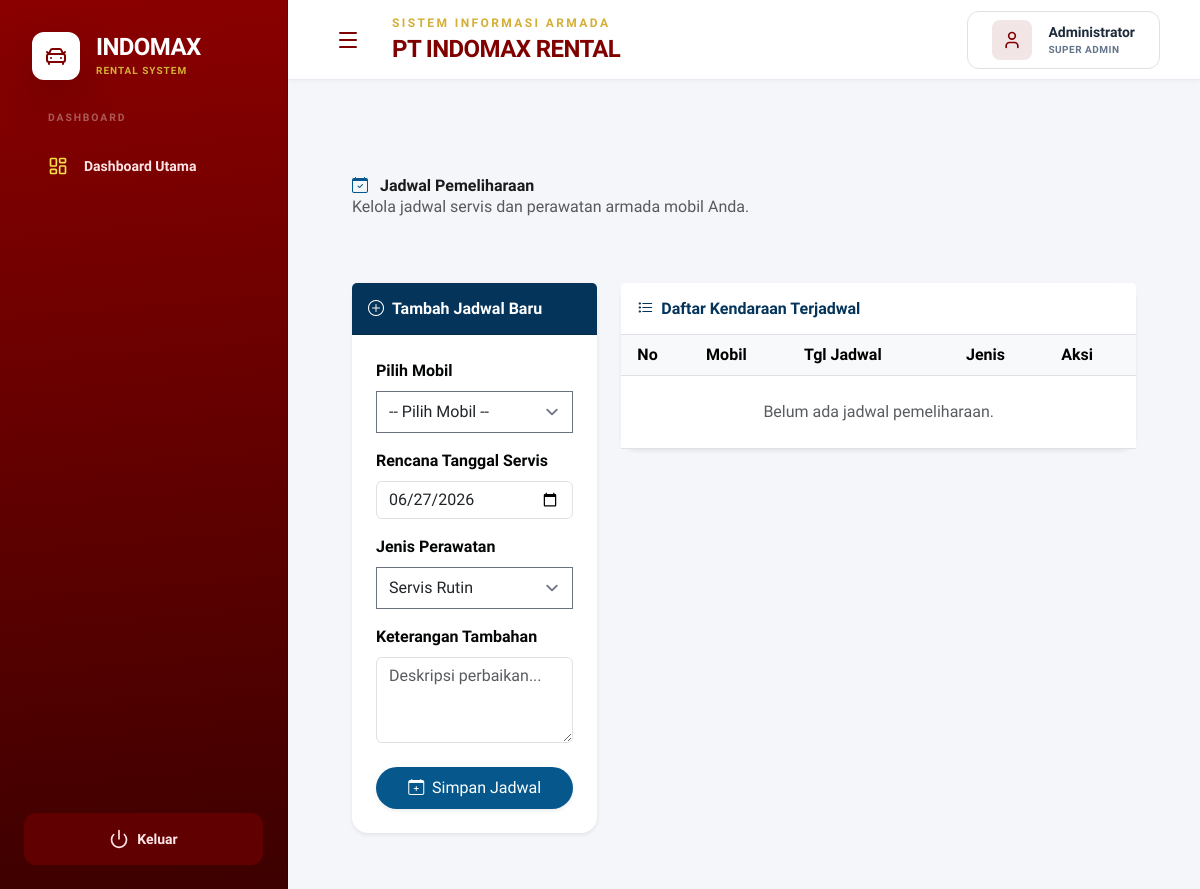
The app's page /Admin/jadwal_service.php, older data.
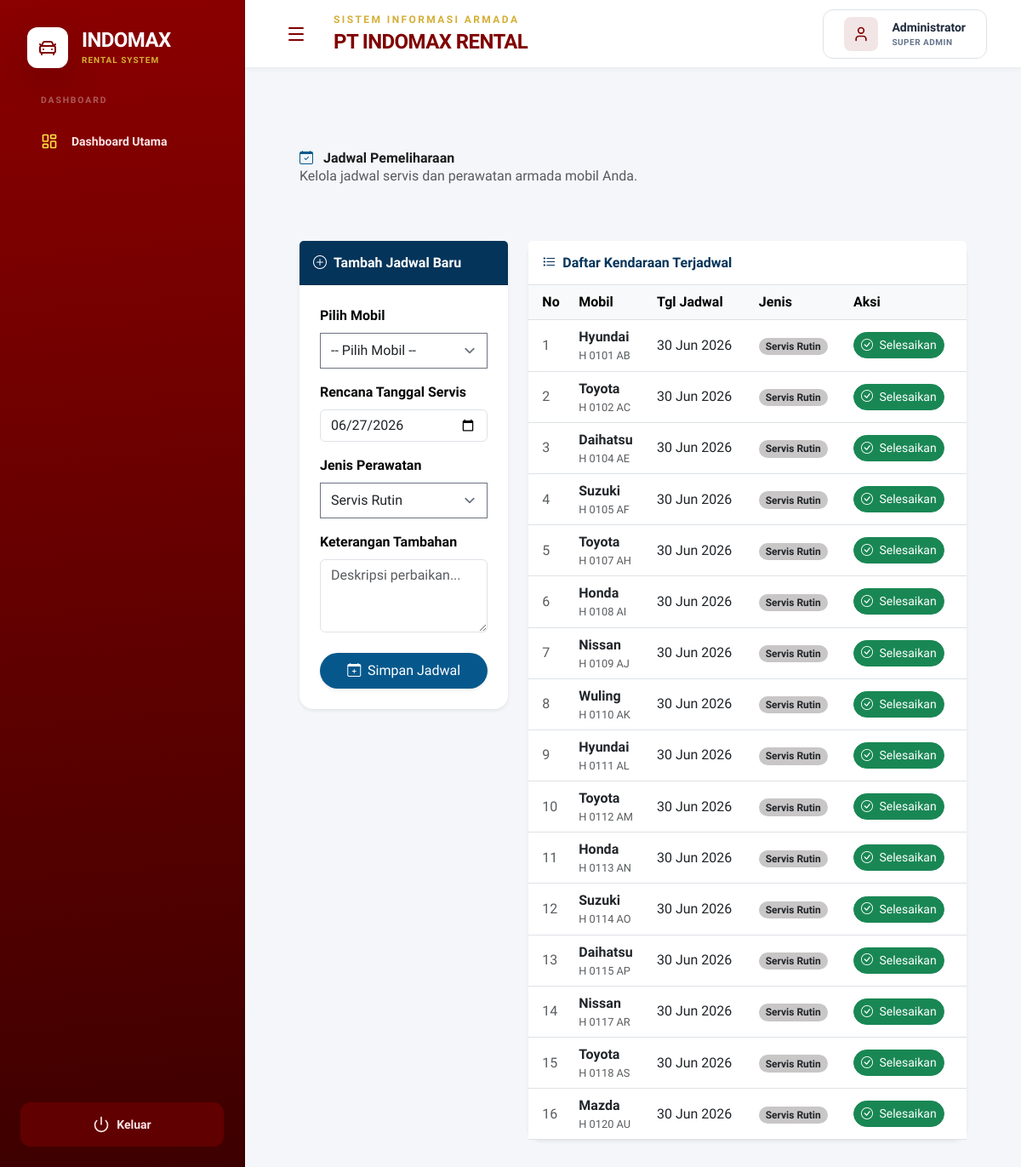
The same page, newer data.
### tables this page shows
CREATE TABLE `pemeliharaan` (
  `id_pemeliharaan` int(11) NOT NULL,
  `kode_mobil` varchar(10) NOT NULL,
  `tanggal_pemeliharaan` date NOT NULL,
  `jenis_pemeliharaan` enum('Servis Rutin','Perbaikan Kerusakan','Ganti Ban','Ganti Oli','Lainnya') NOT NULL,
  `biaya_pemeliharaan` decimal(12,2) NOT NULL,
  `keterangan` text DEFAULT NULL,
  `status` enum('terjadwal','selesai') DEFAULT 'terjadwal'
);

CREATE TABLE `mobil` (
  `kode_mobil` varchar(10) NOT NULL,
  `merk` varchar(50) DEFAULT NULL,
  `jenis` varchar(50) DEFAULT NULL,
  `nopol` varchar(15) DEFAULT NULL,
  `tarif_per_hari` decimal(10,2) DEFAULT NULL,
  `status_mobil` enum('tersedia','disewa') DEFAULT 'tersedia',
  `Gambar` varchar(255) NOT NULL,
  `Unit_Tersedia` int(10) UNSIGNED NOT NULL,
  `tarif_12_dalam` decimal(10,2) DEFAULT NULL,
  `tarif_12_luar` decimal(10,2) DEFAULT NULL,
  `tarif_24_dalam` decimal(10,2) DEFAULT NULL,
  `tarif_24_luar` decimal(10,2) DEFAULT NULL,
  `is_deleted` tinyint(1) NOT NULL DEFAULT 0
);

### Admin/jadwal_service.php (the view, shortened to what the changed rows need)
<?php
include 'navbar.php';
include 'koneksi.php';
$jadwal = mysqli_query($conn, "SELECT p.*, m.merk, m.nopol FROM pemeliharaan p JOIN mobil m ON p.kode_mobil = m.kode_mobil WHERE p.status = 'terjadwal' ORDER BY p.tanggal_pemeliharaan ASC");
?>
<div class="row px-4">
    <div class="col-lg-8">
        <div class="card border-0 shadow-sm rounded-4">
            <div class="card-body p-0">
                <div class="table-responsive">
                    <table class="table table-hover align-middle mb-0">
                        <thead class="table-light">
                            <tr>
                                <th class="ps-3">No</th>
                                <th>Mobil</th>
                                <th>Tgl Jadwal</th>
                                <th>Jenis</th>
                                <th>Aksi</th>
                            </tr>
                        </thead>
                        <tbody>
                            <?php
                            $no = 1;
                            if ($jadwal && mysqli_num_rows($jadwal) > 0) {
                                while($r = mysqli_fetch_assoc($jadwal)) {
                            ?>
                            <tr>
                                <td class="ps-3 text-muted"><?= $no++; ?></td>
                                <td>
                                    <span class="fw-bold"><?= htmlspecialchars($r['merk']); ?></span>
                                    <small class="text-muted d-block"><?= htmlspecialchars($r['nopol']); ?></small>
                                </td>
                                <td><?= date('d M Y', strtotime($r['tanggal_pemeliharaan'])); ?></td>
                                <td>
                                    <span class="badge rounded-pill text-dark" style="background-color:#c8c6c6;">
                                        <?= htmlspecialchars($r['jenis_pemeliharaan']); ?>
                                    </span>
                                </td>
                                <td>
                                    <button class="btn btn-sm btn-success rounded-pill" data-bs-toggle="modal" data-bs-target="#modalSelesai<?= $r['id_pemeliharaan'] ?>">
                                        <i class="bi bi-check-circle me-1"></i> Selesaikan
                                    </button>
                                </td>
                            </tr>
                            <?php
                                }
                            } else {
                                echo "<tr><td colspan='5' class='text-center py-4 text-muted'>Belum ada jadwal pemeliharaan.</td></tr>";
                            }
                            ?>
                        </tbody>
                    </table>
                </div>
            </div>
        </div>
    </div>
</div>
</main>
</div>
</body>
</html>

Row changes from the older to the newer data that the page shows:
added pemeliharaan: kode_mobil.merk "Hyundai", kode_mobil.nopol "H 0101 AB", tanggal_pemeliharaan "30 Jun 2026", jenis_pemeliharaan "Servis Rutin"
added pemeliharaan: kode_mobil.merk "Toyota", kode_mobil.nopol "H 0102 AC", tanggal_pemeliharaan "30 Jun 2026", jenis_pemeliharaan "Servis Rutin"
added pemeliharaan: kode_mobil.merk "Daihatsu", kode_mobil.nopol "H 0104 AE", tanggal_pemeliharaan "30 Jun 2026", jenis_pemeliharaan "Servis Rutin"
added pemeliharaan: kode_mobil.merk "Suzuki", kode_mobil.nopol "H 0105 AF", tanggal_pemeliharaan "30 Jun 2026", jenis_pemeliharaan "Servis Rutin"
added pemeliharaan: kode_mobil.merk "Toyota", kode_mobil.nopol "H 0107 AH", tanggal_pemeliharaan "30 Jun 2026", jenis_pemeliharaan "Servis Rutin"
added pemeliharaan: kode_mobil.merk "Honda", kode_mobil.nopol "H 0108 AI", tanggal_pemeliharaan "30 Jun 2026", jenis_pemeliharaan "Servis Rutin"
added pemeliharaan: kode_mobil.merk "Nissan", kode_mobil.nopol "H 0109 AJ", tanggal_pemeliharaan "30 Jun 2026", jenis_pemeliharaan "Servis Rutin"
added pemeliharaan: kode_mobil.merk "Wuling", kode_mobil.nopol "H 0110 AK", tanggal_pemeliharaan "30 Jun 2026", jenis_pemeliharaan "Servis Rutin"
added pemeliharaan: kode_mobil.merk "Hyundai", kode_mobil.nopol "H 0111 AL", tanggal_pemeliharaan "30 Jun 2026", jenis_pemeliharaan "Servis Rutin"
added pemeliharaan: kode_mobil.merk "Toyota", kode_mobil.nopol "H 0112 AM", tanggal_pemeliharaan "30 Jun 2026", jenis_pemeliharaan "Servis Rutin"
added pemeliharaan: kode_mobil.merk "Honda", kode_mobil.nopol "H 0113 AN", tanggal_pemeliharaan "30 Jun 2026", jenis_pemeliharaan "Servis Rutin"
added pemeliharaan: kode_mobil.merk "Suzuki", kode_mobil.nopol "H 0114 AO", tanggal_pemeliharaan "30 Jun 2026", jenis_pemeliharaan "Servis Rutin"
added pemeliharaan: kode_mobil.merk "Daihatsu", kode_mobil.nopol "H 0115 AP", tanggal_pemeliharaan "30 Jun 2026", jenis_pemeliharaan "Servis Rutin"
added pemeliharaan: kode_mobil.merk "Nissan", kode_mobil.nopol "H 0117 AR", tanggal_pemeliharaan "30 Jun 2026", jenis_pemeliharaan "Servis Rutin"
added pemeliharaan: kode_mobil.merk "Toyota", kode_mobil.nopol "H 0118 AS", tanggal_pemeliharaan "30 Jun 2026", jenis_pemeliharaan "Servis Rutin"
added pemeliharaan: kode_mobil.merk "Mazda", kode_mobil.nopol "H 0120 AU", tanggal_pemeliharaan "30 Jun 2026", jenis_pemeliharaan "Servis Rutin"
Text that changed along with them:
text no longer shown: "Belum ada jadwal pemeliharaan."
